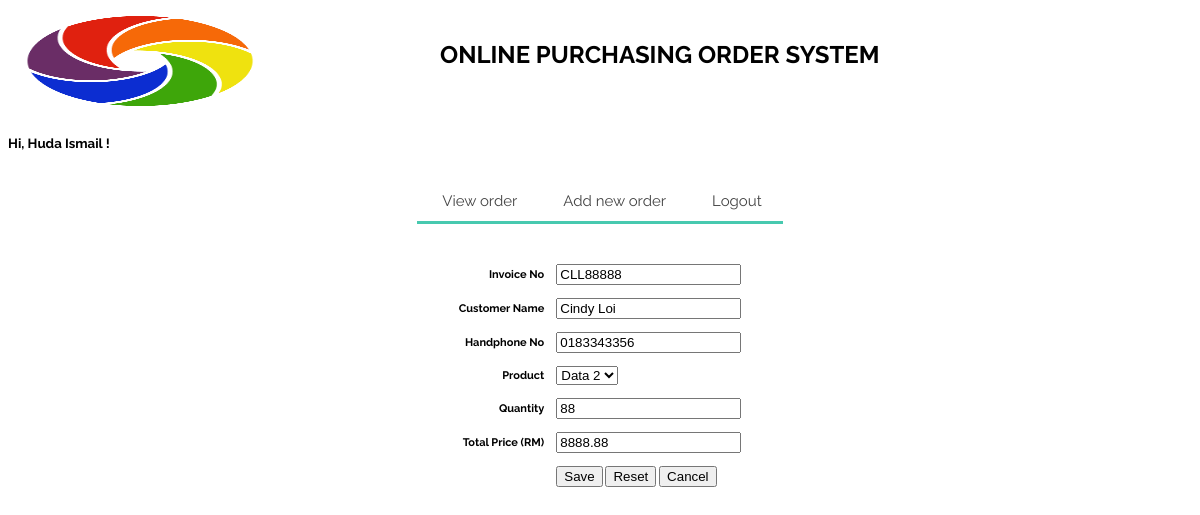
Page /sales-complete/edit_order.php?orderid=13 (signed in) on the committed database.
### tables this page shows
CREATE TABLE `order` (
  `orderid` int(40) NOT NULL,
  `fullname` varchar(400) NOT NULL,
  `invoiceno` varchar(400) NOT NULL,
  `custname` varchar(300) NOT NULL,
  `compname` varchar(300) NOT NULL,
  `compaddress` text NOT NULL,
  `hpno` varchar(300) NOT NULL,
  `email` varchar(300) NOT NULL,
  `product` varchar(300) NOT NULL,
  `quantity` int(100) NOT NULL,
  `price` double NOT NULL,
  `userid` int(20) NOT NULL
);

CREATE TABLE `product` (
  `productid` int(40) NOT NULL,
  `productname` varchar(400) NOT NULL,
  `price` double(65,2) NOT NULL
);

### sales-complete/edit_order.php (the view, shortened to what this page needs)
<html>
<head>
<link rel="stylesheet" type="text/css" href="css/gaya.css">
</head>
<?php
require_once 'include/connection.inc.php';
$fullname = $_SESSION ['fullname'];
$orderid = $_GET['orderid'];
$sql = "select * from `order` where `orderid` = $orderid";
$result = mysqli_query($dbc, $sql);
$record = mysqli_fetch_array($result);
?>
<body>
	<?php
	echo "<h5> Hi, $fullname ! </h5>";
	?>
	<table align="center">
			<tr>
				<td> <?php include_once 'include/tab_menu.html'; ?></td>
			</tr>
			<tr><td>&nbsp;</td></tr>
			<tr><td>&nbsp;</td></tr>
		</table>
	<form action="process_edit_order.php" method="post">
		<table align="center">
			<tr>
				<td style="font-weight: bold; padding-bottom: 10px" align="right">
				Invoice No</td>
				<td style="padding-bottom: 10px"><input type="text"
					name="invoice_no" id="invoiceno" value="<?php echo $record['invoiceno']?>" /></td>
			</tr>
			<tr>
				<td style="font-weight: bold; padding-bottom: 10px" align="right">Customer
					Name</td>
				<td style="padding-bottom: 10px">
				<input type="text" name="cust_name" value="<?php echo $record['custname']?>" />
				</td>
			</tr>
			<tr>
				<td style="font-weight: bold; padding-bottom: 10px" align="right">Handphone
					No</td>
				<td style="padding-bottom: 10px"><input type="text" name="hp_no" value="<?php echo $record['hpno']?>" />
				</td>
			</tr>
			<tr>
				<td style="font-weight: bold; padding-bottom: 10px" align="right">Product</td>
				<td style="padding-bottom: 10px"><select name="product">
				<?php
				$sql = "select productname from product";
				$result = mysqli_query($dbc, $sql);
				while($row = mysqli_fetch_array($result))
					{
						echo "<option value='{$row['productname']}'";
						if($record['product'] == $row['productname'])
						{
							echo " selected=' selected'";
						}
						echo ">";
						echo "{$row['productname']}</option>";
					}
				?>
				</select></td>
			</tr>
			<tr>
				<td style="font-weight: bold; padding-bottom: 10px" align="right">Quantity</td>
				<td style="padding-bottom: 10px"><input type="text" name="quantity" value="<?php echo $record['quantity']?>" />
			</tr>
			<tr>
				<td style="font-weight: bold; padding-bottom: 10px" align="right">Total
					Price (RM)</td>
				<td style="padding-bottom: 10px"><input type="text" name="price" value="<?php echo $record['price']?>"/></td>
			</tr>
			<tr>
				<td>&nbsp;</td>
				<td style="padding-bottom: 10px">
				<input type="submit" name="con_submit" value="Save" />
					<input type="reset" name="con_reset" value="Reset" />
					<input type="button" value="Cancel" onclick="gotoList();" />
				</td>
			</tr>
		</table>
	</form>
</body>
</html>

### sales-complete/css/gaya.css (style rules this page uses)
body { font-family: Raleway, sans-serif; }
table { font-family: Raleway, sans-serif; font-size: 11px; }
p,li { font-family: Raleway, sans-serif; font-size: 12px; }
h1 { font-weight: bold; padding-left: 20px; font-family: Raleway, sans-serif; font-size: 24px; }
td { padding-left: 5px; padding-right: 5px; }

### sales-complete/css/styles.css (style rules this page uses)
#cssmenu, #cssmenu ul, #cssmenu ul li, #cssmenu ul li a { margin: 0; padding: 0; border: 0; list-style: none; line-height: 1; display: block; position: relative; -webkit-box-sizing: border-box; -moz-box-sizing: border-box; box-sizing: border-box; }
#cssmenu:after, #cssmenu > ul:after { content: "."; display: block; clear: both; visibility: hidden; line-height: 0; height: 0; }
#cssmenu { width: auto; border-bottom: 3px solid #47c9af; font-family: Raleway, sans-serif; line-height: 1; }
#cssmenu ul { background: #ffffff; }
#cssmenu > ul > li { float: left; }
#cssmenu > ul > li > a { z-index: 2; padding: 18px 25px 12px 25px; font-size: 15px; font-weight: 400; text-decoration: none; color: #444444; -webkit-transition: all .2s ease; -moz-transition: all .2s ease; -ms-transition: all .2s ease; -o-transition: all .2s ease; transition: all .2s ease; margin-right: -4px; }
#cssmenu > ul > li > a:after { position: absolute; left: 0; bottom: 0; right: 0; z-index: -1; width: 100%; height: 120%; border-top-left-radius: 8px; border-top-right-radius: 8px; content: ""; -webkit-transition: all .2s ease; -o-transition: all .2s ease; transition: all .2s ease; -webkit-transform: perspective(5px) rotateX(2deg); -webkit-transform-origin: bottom; -moz-transform: perspective(5px) rotateX(2deg); -moz-transform-origin: bottom; transform: perspective(5px) rotateX(2deg); transform-origin: bottom; }

### rows in the picture
order: invoice_no "CLL88888", cust_name "Cindy Loi", hp_no "0183343356", product "Data 2", quantity "88", price "8888.88"

### other values in the picture
$fullname "Huda Ismail"
